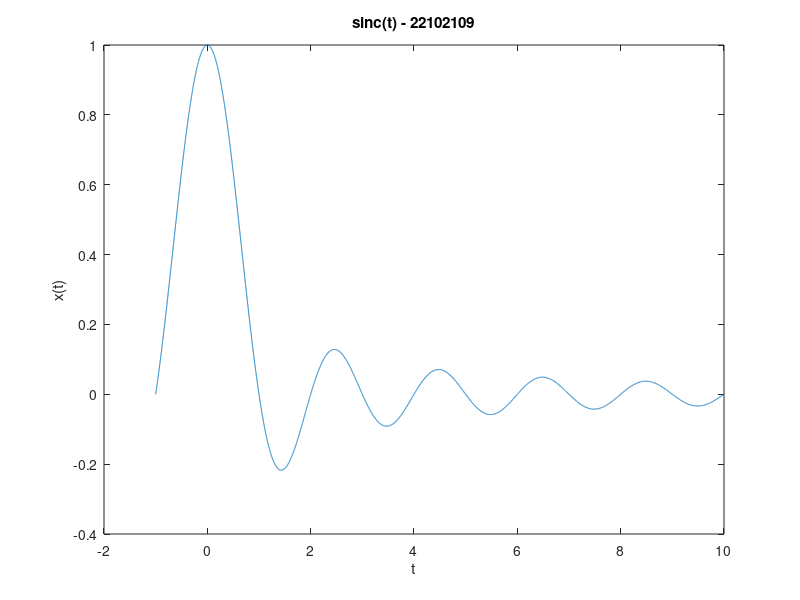

Reproduce this figure in MATLAB.
clear all;
clc;
t = -1:0.001:10;
for i = 1:length(t)
    if(t(i) == 0)
        x(i) = 1;
    else
        x(i) = sin(t(i) * pi) / (t(i) * pi);
    end
end
plot(t,x)
xlabel('t')
ylabel('x(t)')
title('sinc(t) - 22102109')
